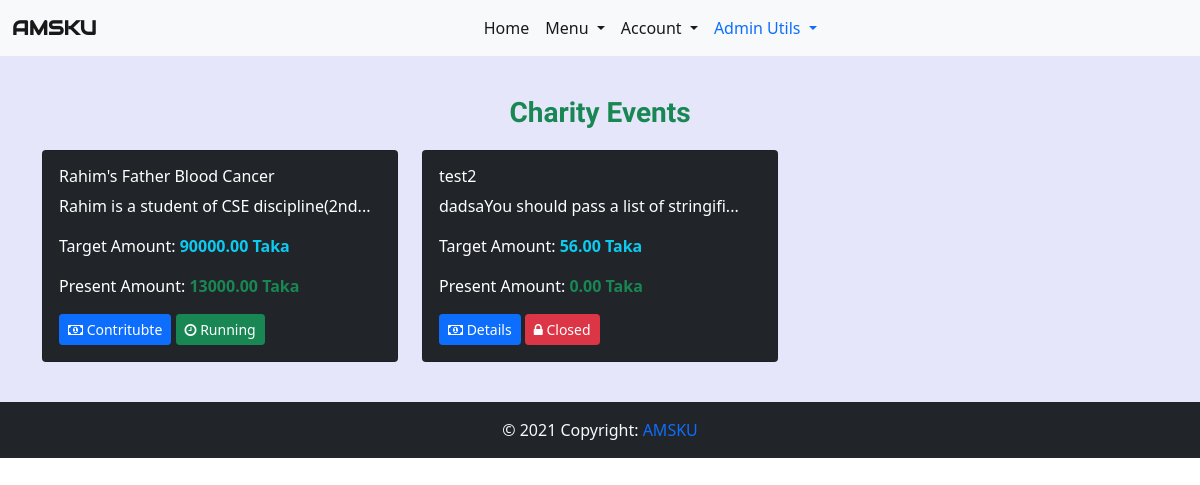
Page /charity-events/ (signed in) on the committed database.
### charity_events/models.py (models this page shows, shortened)
class Event(models.Model):
    discipline_list = ['Architecture','CSE','ECE','Math','URP','Physics','Chemistry','Stat','Pharmacy','BGE','FWT','FMRT','Agrotechnology','ES','SWE','BAD','HRM','DP','PM','DS','History','English','Bangla','IER','Sculpture','Econ','Sociology','MCJ','Law']
    Discipline_Choices = []
    for x in discipline_list:
        Discipline_Choices.append((x,x))
    headline = models.CharField(max_length=200)
    description = models.TextField()
    created_on = models.DateTimeField(default=datetime.now)
    discipline = models.CharField(max_length=255,choices=Discipline_Choices,blank=True)
    target_amount = models.DecimalField(max_digits=15, decimal_places=2)
    present_amount = models.DecimalField(max_digits=15, decimal_places=2,default=0)
    running = models.BooleanField(default=True)

### charity_events/views.py (the view)
# urls.py: path('',IndexView.as_view(),name='index_view'),
class IndexView(ListView):
    model = Event
    queryset = Event.objects.order_by('-running','created_on')
    template_name = 'charity_events/index.html'

### home/context_processors.py (called while the page is built)
def add_variable_to_context(request):
    current_news_letter = News_Letter.objects.all().order_by('-start_date').first()
    return {
        'current_newsletter':current_news_letter,
    }

### templates/charity_events/index.html
{% extends 'base.html' %}
{% block content %}
<h3 class='header text-success'>Charity Events</h3>
<div class="row">
    {% for event in event_list %}
        <div class="col-sm-4 mb-3">
            <div class="card bg-dark text-white">
                <div class="card-body">
                    <h6>{{event.headline}}</h6>
                    <p>{{event.description| slice:40}}...</p>
                    <p>Target Amount: <span class="text-info fw-bold">{{event.target_amount}} Taka</span> </p>
                    <p>Present Amount: <span class="text-success fw-bold">{{event.present_amount}} Taka</span></p>
                    {% if event.running %}
                    <a href={% url 'charity_events:detail_view' event.id %}><button class='btn btn-primary btn-sm'><i class='fa fa-money'></i> Contritubte</button></a>
                    <button class='btn btn-success btn-sm'><i class='fa fa-clock-o'></i> Running</button>
                    {% else %}
                    <a href={% url 'charity_events:detail_view' event.id %}><button class='btn btn-primary btn-sm'><i class='fa fa-money'></i> Details</button></a>
                    <button class='btn btn-danger btn-sm'><i class='fa fa-lock'></i> Closed</button>
                    {% endif %}
                </div>
            </div>
        </div>
        {% endfor %}
    </div>
{% endblock content %}

### templates/base.html (style rules this page uses)
* { padding: 0; margin: 0; }
.header { text-align: center; padding-bottom: 12px; font-family: 'Signika', sans-serif; font-weight: 600; }

### rows in the picture
Event: headline "Rahim's Father Blood Cancer", description "Rahim is a student of CSE discipline(2nd", target_amount "90000.00", present_amount "13000.00", running True (drawn)
Event: headline "test2", description "dadsaYou should pass a list of stringifi", target_amount "56.00", present_amount "0.00", running False (drawn)
